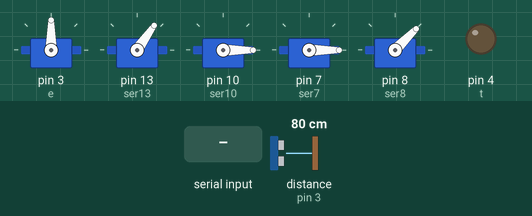
Simulated run of this sketch. Board: Arduino Uno, built with avr-gcc and run on an emulated ATmega328P. On the bench: 5 × servo, output pins drawn as LEDs (lit = HIGH). The test bench sets the inputs (shaded band); at power-on: distance to the obstacle (sensor on pin 3) 80 cm. The echo pulse lasts 58.3 µs per cm; what the sketch prints to the serial monitor is not drawn.

Above: at 1.2 s.
1.3 s: "9" received over Serial
At 3.6 s:
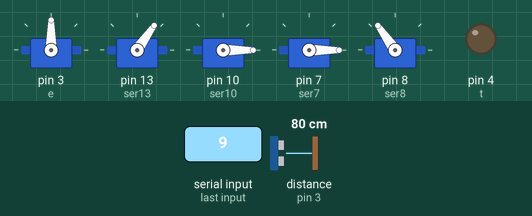
4.3 s: distance to the obstacle (sensor on pin 3) set to 12 cm
At 5.8 s:
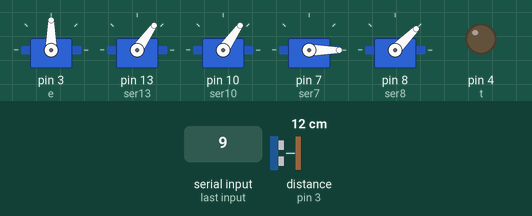
7.3 s: distance to the obstacle (sensor on pin 3) set to 9 cm
10.3 s: distance to the obstacle (sensor on pin 3) set to 18 cm
At 13.8 s:
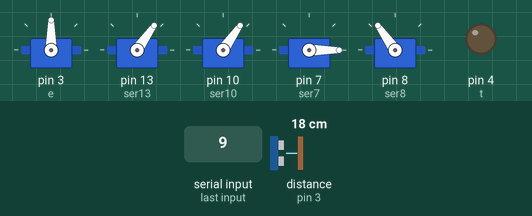
Timing chart, 0 to 14.3 s (numbered marks = the images above; inputs shaded):
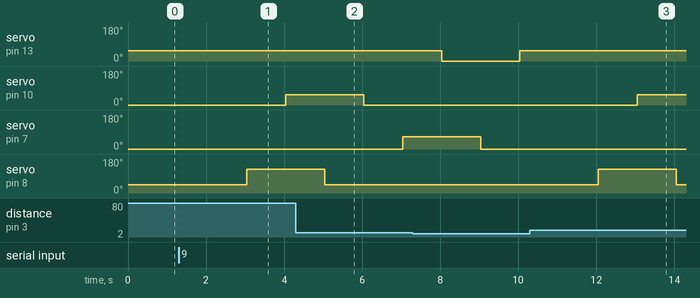

Measured:
- after the input at 1.3 s, servo on pin 10 (ser10): 0° → 55° after 2.7 s; servo on pin 8 (ser8): 45° → 125° after 1.7 s
- after the input at 10.3 s, servo on pin 10 (ser10): 0° → 55° after 2.8 s; servo on pin 8 (ser8): 45° → 125° after 1.8 s, → 45° 2.0 s later

The sketch:

roboman.ino
```cpp
#include <Servo.h>
Servo ser; Servo ser1;Servo ser2;
Servo ser13;Servo ser8;Servo ser5;
Servo ser10; Servo ser7;

const int t=4; int du;
float dis;
const int e=3;
char p;
int i=0;
int j=0;
char y=-1;
void setup()
{ser1.attach(3);

    pinMode(t,OUTPUT);
    pinMode(e,INPUT);

    ser13.attach(13);

    ser10.attach(10);
    ser7.attach(7);
    ser8.attach(8);
    ser10.write(0);
    ser7.write(0);
 ser13.write(55);
    ser8.write(45);
    Serial.begin(9600);
}
void loop(){
if(Serial.available())
    p=Serial.read();
    Serial.print(p);
   delay(10);
   char c=p;


   delay(1000);
    if(p=='9' )
   {
   distance();
   if (dis>10)
   left();
   distance();
   if (dis>10)
   right();
Serial.print(dis);
}

    if(p=='5' )
   {
    ser8.write(45);
        delay(1000);}
      if(p=='6' )
   {
    ser8.write(125);
        delay(1000);}


    if(p=='3' )
   {
    ser7.write(75);
        delay(1000);}
      if(p=='4' )
   {
    ser7.write(0);
        delay(1000);}


    if(p=='7' )
   {
    ser10.write(0);
        delay(1000);}
      if(p=='8' )
   {
    ser10.write(55);
        delay(1000);}


  if(p=='1' )
   {
    ser13.write(0);
        delay(1000);}
      if(p=='2' )
   {
    ser13.write(55);
        delay(1000);}


        }

 void right()
 {
  ser7.write(65);
        delay(1000);
            ser13.write(0);
        delay(1000);
ser7.write(0);
        delay(1000);
ser13.write(55);
        delay(1000);


 }
void left()
{  ser8.write(125);
        delay(1000);
         ser10.write(55);
        delay(1000);
        ser8.write(45);
        delay(1000);
        ser10.write(0);
        delay(1000);}
 void distance()
        {digitalWrite(t,LOW);
    delay(1);
    digitalWrite(t,HIGH);
    delay(1);
    digitalWrite(t,LOW);
    du=pulseIn(e,HIGH);
    dis=du*0.0168;}
```
